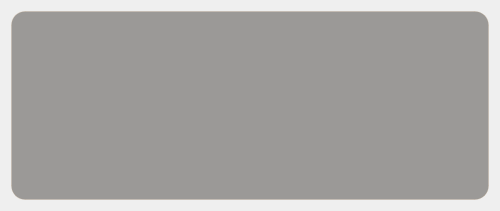
<?xml version="1.0" encoding="UTF-8"?>
<ui version="4.0">
 <class>CommentItemWidget</class>
 <widget class="QWidget" name="CommentItemWidget">
  <property name="geometry">
   <rect>
    <x>0</x>
    <y>0</y>
    <width>500</width>
    <height>211</height>
   </rect>
  </property>
  <property name="minimumSize">
   <size>
    <width>500</width>
    <height>0</height>
   </size>
  </property>
  <property name="maximumSize">
   <size>
    <width>500</width>
    <height>16777215</height>
   </size>
  </property>
  <property name="windowTitle">
   <string>Form</string>
  </property>
  <layout class="QVBoxLayout" name="verticalLayout">
   <item>
    <widget class="QFrame" name="main_frame">
     <property name="styleSheet">
      <string notr="true">/* ۱. استایل فریم اصلی (کارت شیشه‌ای نسکافه‌ای) */
QFrame#main_frame {
    background-color: rgba(30, 25, 20, 0.4); /* پس‌زمینه تیره و بسیار ملایم نسکافه‌ای */
    border: 1px solid rgba(193, 154, 107, 0.18); /* مرز نسکافه‌ای شفاف */
    border-radius: 14px; /* لبه‌های کاملاً نرم و مدرن */
}

/* ۲. نام کاربری (@username) */
QLabel#username_label {
    color: #D2B48C; /* رنگ کرم خامه‌ای جذاب */
    font-weight: bold;
    font-size: 13px;
    font-family: &quot;Segoe UI&quot;, &quot;Tahoma&quot;;
}

/* ۳. ریتینگ (ستاره‌ها) */
QLabel#rating_label {
    color: #FFD700; /* رنگ طلایی درخشان برای ستاره‌ها */
    font-weight: bold;
    font-size: 12px;
}

/* ۴. متن اصلی کامنت */
QLabel#text_label {
    color: #E6D7C3; /* نسکافه‌ای روشن برای خوانایی عالی در تاریکی */
    font-size: 13px;
    font-family: &quot;Segoe UI&quot;, &quot;Tahoma&quot;;
    padding: 4px 2px;
}

/* ۵. تاریخ ثبت نظر */
QLabel#date_label {
    color: rgba(230, 215, 195, 0.45); /* رنگ خاکستری-کرم بسیار ملایم */
    font-size: 11px;
}

/* ۶. استایل عمومی دکمه‌های آیکون‌دار (ویرایش و حذف) */
QPushButton#edit_pushButton, QPushButton#delete_pushButton {
    background-color: rgba(255, 255, 255, 0.03); /* شیشه‌ای خنثی */
    border: 1px solid rgba(193, 154, 107, 0.15);
    border-radius: 8px;
    padding: 5px; /* فضای کافی دور آیکون */
    min-width: 28px;
    min-height: 28px;
    max-width: 28px;
    max-height: 28px;
}

/* ۷. حالت هاور دکمه ویرایش (تم نسکافه‌ای فعال) */
QPushButton#edit_pushButton:hover {
    background-color: rgba(193, 154, 107, 0.25);
    border-color: #C19A6B;
}

QPushButton#edit_pushButton:pressed {
    background-color: rgba(193, 154, 107, 0.4);
}

/* ۸. حالت هاور دکمه حذف (تم قرمز ملو هشداری) */
QPushButton#delete_pushButton:hover {
    background-color: rgba(231, 76, 60, 0.18); /* قرمز شیشه‌ای ملایم */
    border-color: #E74C3C;
}

QPushButton#delete_pushButton:pressed {
    background-color: rgba(231, 76, 60, 0.3);
}</string>
     </property>
     <property name="frameShape">
      <enum>QFrame::StyledPanel</enum>
     </property>
     <property name="frameShadow">
      <enum>QFrame::Raised</enum>
     </property>
     <layout class="QVBoxLayout" name="verticalLayout_2">
      <item>
       <layout class="QHBoxLayout" name="horizontalLayout">
        <item>
         <widget class="QLabel" name="username_label">
          <property name="sizePolicy">
           <sizepolicy hsizetype="Preferred" vsizetype="Fixed">
            <horstretch>0</horstretch>
            <verstretch>0</verstretch>
           </sizepolicy>
          </property>
          <property name="minimumSize">
           <size>
            <width>0</width>
            <height>20</height>
           </size>
          </property>
          <property name="maximumSize">
           <size>
            <width>16777215</width>
            <height>20</height>
           </size>
          </property>
          <property name="text">
           <string/>
          </property>
         </widget>
        </item>
        <item>
         <widget class="QLabel" name="rating_label">
          <property name="sizePolicy">
           <sizepolicy hsizetype="Preferred" vsizetype="Fixed">
            <horstretch>0</horstretch>
            <verstretch>0</verstretch>
           </sizepolicy>
          </property>
          <property name="minimumSize">
           <size>
            <width>0</width>
            <height>20</height>
           </size>
          </property>
          <property name="maximumSize">
           <size>
            <width>16777215</width>
            <height>20</height>
           </size>
          </property>
          <property name="text">
           <string/>
          </property>
          <property name="alignment">
           <set>Qt::AlignRight|Qt::AlignTrailing|Qt::AlignVCenter</set>
          </property>
         </widget>
        </item>
       </layout>
      </item>
      <item>
       <widget class="QLabel" name="text_label">
        <property name="sizePolicy">
         <sizepolicy hsizetype="Preferred" vsizetype="MinimumExpanding">
          <horstretch>0</horstretch>
          <verstretch>0</verstretch>
         </sizepolicy>
        </property>
        <property name="text">
         <string/>
        </property>
        <property name="wordWrap">
         <bool>true</bool>
        </property>
       </widget>
      </item>
      <item>
       <layout class="QHBoxLayout" name="horizontalLayout_2">
        <item>
         <widget class="QLabel" name="date_label">
          <property name="sizePolicy">
           <sizepolicy hsizetype="Expanding" vsizetype="Fixed">
            <horstretch>0</horstretch>
            <verstretch>0</verstretch>
           </sizepolicy>
          </property>
          <property name="minimumSize">
           <size>
            <width>0</width>
            <height>25</height>
           </size>
          </property>
          <property name="maximumSize">
           <size>
            <width>16777215</width>
            <height>25</height>
           </size>
          </property>
          <property name="text">
           <string/>
          </property>
         </widget>
        </item>
        <item>
         <widget class="QPushButton" name="edit_pushButton">
          <property name="minimumSize">
           <size>
            <width>40</width>
            <height>40</height>
           </size>
          </property>
          <property name="maximumSize">
           <size>
            <width>40</width>
            <height>40</height>
           </size>
          </property>
          <property name="styleSheet">
           <string notr="true">    background: none;
    background-color: transparent;

    border: 1px solid transparent;</string>
          </property>
          <property name="text">
           <string/>
          </property>
          <property name="icon">
           <iconset resource="../resources.qrc">
            <normaloff>:/resources/edit_icon.svg</normaloff>:/resources/edit_icon.svg</iconset>
          </property>
          <property name="iconSize">
           <size>
            <width>26</width>
            <height>26</height>
           </size>
          </property>
         </widget>
        </item>
        <item>
         <widget class="QPushButton" name="delete_pushButton">
          <property name="minimumSize">
           <size>
            <width>40</width>
            <height>40</height>
           </size>
          </property>
          <property name="maximumSize">
           <size>
            <width>40</width>
            <height>40</height>
           </size>
          </property>
          <property name="styleSheet">
           <string notr="true">    background: none;
    background-color: transparent;

    border: 1px solid transparent;</string>
          </property>
          <property name="text">
           <string/>
          </property>
          <property name="icon">
           <iconset resource="../resources.qrc">
            <normaloff>:/resources/delete_icon.png</normaloff>:/resources/delete_icon.png</iconset>
          </property>
          <property name="iconSize">
           <size>
            <width>26</width>
            <height>26</height>
           </size>
          </property>
         </widget>
        </item>
       </layout>
      </item>
     </layout>
    </widget>
   </item>
  </layout>
 </widget>
 <resources>
  <include location="../resources.qrc"/>
 </resources>
 <connections/>
</ui>
